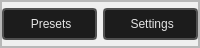
    <widget class="QFrame" name="frame_2">
     <property name="maximumSize">
      <size>
       <width>16777215</width>
       <height>48</height>
      </size>
     </property>
     <property name="frameShape">
      <enum>QFrame::Shape::StyledPanel</enum>
     </property>
     <property name="frameShadow">
      <enum>QFrame::Shadow::Raised</enum>
     </property>
     <layout class="QHBoxLayout" name="horizontalLayout_3">
      <property name="spacing">
       <number>6</number>
      </property>
      <property name="leftMargin">
       <number>0</number>
      </property>
      <property name="topMargin">
       <number>0</number>
      </property>
      <property name="rightMargin">
       <number>0</number>
      </property>
      <property name="bottomMargin">
       <number>0</number>
      </property>
      <item>
       <widget class="QFrame" name="frame_16">
        <property name="frameShape">
         <enum>QFrame::Shape::StyledPanel</enum>
        </property>
        <property name="frameShadow">
         <enum>QFrame::Shadow::Raised</enum>
        </property>
        <layout class="QHBoxLayout" name="horizontalLayout_11">
         <property name="leftMargin">
          <number>0</number>
         </property>
         <property name="topMargin">
          <number>0</number>
         </property>
         <property name="rightMargin">
          <number>0</number>
         </property>
         <property name="bottomMargin">
          <number>0</number>
         </property>
         <item>
          <widget class="QPushButton" name="open_presets_folder_button">
           <property name="minimumSize">
            <size>
             <width>0</width>
             <height>32</height>
            </size>
           </property>
           <property name="styleSheet">
            <string notr="true">    QLabel {
        font-family: Sergo UI;
        color: #9D9D9D;
    }

    /* QPushButton default and hover styles */
    QPushButton {

        font: 600 10pt &quot;Segoe UI&quot;;
	

        border: 2px solid black;
        border-radius: 4px;
        border-color: rgba(80, 80, 80, 255);
        height:18px;
        padding-top: 2px;
        padding-bottom:2px;
        padding-left: 4px;
        padding-right: 4px;
        color: #E3E3E3;
        background-color: #1C1C1C;
    }
    QPushButton:hover {
        background-color: #414956;
        color: white;
    }
    QPushButton:pressed {
        background-color: red;
        background-color: #1C1C1C;
        margin: 1 px;
        margin-left: 2px;
        margin-right: 2px;

    }</string>
           </property>
           <property name="text">
            <string> Presets</string>
           </property>
           <property name="icon">
            <iconset resource="resources.qrc">
             <normaloff>:/icons/folder_open.svg</normaloff>:/icons/folder_open.svg</iconset>
           </property>
           <property name="iconSize">
            <size>
             <width>20</width>
             <height>20</height>
            </size>
           </property>
          </widget>
         </item>
         <item>
          <widget class="QPushButton" name="open_settings_folder_button">
           <property name="minimumSize">
            <size>
             <width>0</width>
             <height>32</height>
            </size>
           </property>
           <property name="styleSheet">
            <string notr="true">    QLabel {
        font-family: Sergo UI;
        color: #9D9D9D;
    }

    /* QPushButton default and hover styles */
    QPushButton {

        font: 600 10pt &quot;Segoe UI&quot;;
	

        border: 2px solid black;
        border-radius: 4px;
        border-color: rgba(80, 80, 80, 255);
        height:18px;
        padding-top: 2px;
        padding-bottom:2px;
        padding-left: 4px;
        padding-right: 4px;
        color: #E3E3E3;
        background-color: #1C1C1C;
    }
    QPushButton:hover {
        background-color: #414956;
        color: white;
    }
    QPushButton:pressed {
        background-color: red;
        background-color: #1C1C1C;
        margin: 1 px;
        margin-left: 2px;
        margin-right: 2px;

    }</string>
           </property>
           <property name="text">
            <string> Settings</string>
           </property>
           <property name="icon">
            <iconset resource="resources.qrc">
             <normaloff>:/icons/folder_open.svg</normaloff>:/icons/folder_open.svg</iconset>
           </property>
           <property name="iconSize">
            <size>
             <width>20</width>
             <height>20</height>
            </size>
           </property>
          </widget>
         </item>
        </layout>
       </widget>
      </item>
     </layout>
    </widget>
